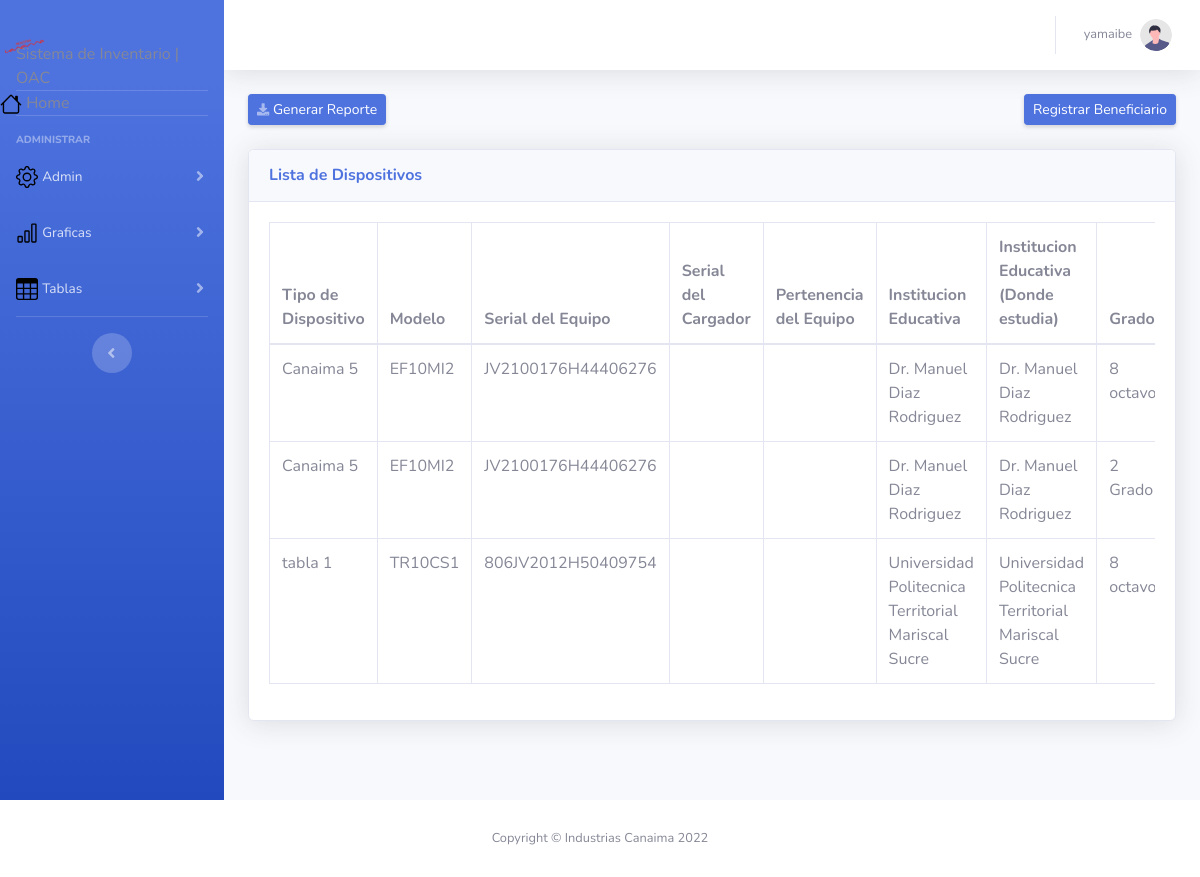
Page /verificador.php (signed in) on the committed database.
### tables this page shows
CREATE TABLE IF NOT EXISTS `datos_del_dispotivo` (
  `id_datos_del_dispositivo` int(11) NOT NULL AUTO_INCREMENT,
  `id_tipo_de_dispositivo` int(11) NOT NULL,
  `serial_equipo` varchar(60) NOT NULL,
  `serial_de_migracion` varchar(60) NOT NULL,
  `serial_de_cargador` varchar(60) NOT NULL,
  `serial_de_cargador_salida` varchar(60) NOT NULL,
  `pertenencia_del_equipo` varchar(60) NOT NULL,
  `institucion_educativa` varchar(60) NOT NULL,
  `institucion_donde_estudia` varchar(60) NOT NULL,
  `fecha_de_recepcion` date NOT NULL,
  `estado_recepcion_equipo` int(11) NOT NULL,
  `fecha_de_entrega` int(10) NOT NULL,
  `responsable` varchar(60) NOT NULL,
  `observaciones` varchar(150) NOT NULL,
  `equipo_reincidio` varchar(150) NOT NULL,
  `id_roles` int(11) NOT NULL,
  `id_origen` int(11) NOT NULL,
  `id_grado` int(11) NOT NULL,
  `id_estatus` int(11) NOT NULL,
  `id_motivo` int(11) NOT NULL,
  `id_datos_del_beneficiario` int(11) NOT NULL,
  PRIMARY KEY (`id_datos_del_dispositivo`),
  KEY `id_origen` (`id_origen`),
  KEY `id_grado` (`id_grado`),
  KEY `id_roles` (`id_roles`),
  KEY `id_tipo_de_dispositivo` (`id_tipo_de_dispositivo`),
  KEY `id_estatus` (`id_estatus`),
  KEY `id_motivo` (`id_motivo`),
  KEY `estado_recepcion_equipo` (`estado_recepcion_equipo`),
  CONSTRAINT `datos_del_dispotivo_ibfk_10` FOREIGN KEY (`estado_recepcion_equipo`) REFERENCES `tipo_estado` (`id`),
  CONSTRAINT `datos_del_dispotivo_ibfk_2` FOREIGN KEY (`id_roles`) REFERENCES `roles` (`id_roles`),
  CONSTRAINT `datos_del_dispotivo_ibfk_4` FOREIGN KEY (`id_origen`) REFERENCES `origen` (`id_origen`) ON DELETE CASCADE ON UPDATE CASCADE,
  CONSTRAINT `datos_del_dispotivo_ibfk_5` FOREIGN KEY (`id_grado`) REFERENCES `grado` (`id_grado`) ON DELETE CASCADE ON UPDATE CASCADE,
  CONSTRAINT `datos_del_dispotivo_ibfk_7` FOREIGN KEY (`id_tipo_de_dispositivo`) REFERENCES `tipo_de_equipo` (`id_tipo_de_equipo`) ON DELETE CASCADE ON UPDATE CASCADE,
  CONSTRAINT `datos_del_dispotivo_ibfk_8` FOREIGN KEY (`id_estatus`) REFERENCES `estatus` (`id_estatus`),
  CONSTRAINT `datos_del_dispotivo_ibfk_9` FOREIGN KEY (`id_motivo`) REFERENCES `motivo` (`id_motivo`)
);

CREATE TABLE IF NOT EXISTS `tipo_de_equipo` (
  `id_tipo_de_equipo` int(11) NOT NULL AUTO_INCREMENT,
  `nombre` varchar(20) NOT NULL,
  `modelo` varchar(30) NOT NULL,
  `estado` varchar(60) NOT NULL,
  `cant_act` int(11) NOT NULL,
  `stock` int(11) NOT NULL,
  PRIMARY KEY (`id_tipo_de_equipo`)
);

CREATE TABLE IF NOT EXISTS `grado` (
  `id_grado` int(11) NOT NULL AUTO_INCREMENT,
  `grado` varchar(60) NOT NULL,
  PRIMARY KEY (`id_grado`)
);

### modalDeRegistroDis.php (the view, shortened to what this page needs)
</div>

### content/verificador-view.php (shortened to what this page needs)
    <div class="container-fluid">
        <div class="d-sm-flex align-items-center justify-content-between mb-4">
            <a href="#" class="d-none d-sm-inline-block btn btn-sm btn-primary shadow-sm"><i class="fas fa-download fa-sm text-white-50"></i> Generar Reporte</a>
            <a href="#" class="d-none d-sm-inline-block btn btn-sm btn-primary shadow-sm" data-toggle="modal" data-target="#modalDispo"> Registrar Beneficiario</a>
        </div>
        <div class="card shadow mb-4">
            <div class="card-header py-3">
                <h6 class="m-0 font-weight-bold text-primary">Lista de Dispositivos</h6>
            </div>
            <div class="card-body">
                <div class="table-responsive">
                    <table class="table table-bordered" id="dataTable2" width="100%" cellspacing="0">
                        <thead>
                            <tr>
                                <th>Tipo de Dispositivo</th>
                                <th>Modelo</th>
                                <th>Serial del Equipo</th>
                                <th>Serial del Cargador</th>
                                <th>Pertenencia del Equipo</th>
                                <th>Institucion Educativa</th>
                                <th>Institucion Educativa (Donde estudia)</th>
                                <th>Grado</th>
                            </tr>
                        </thead>
                        <tbody>
                            <?php
                            while ($row8 = $resultado8->fetch_assoc()) {
                            ?>
                                <tr>
                                    <td><?php echo $row8['nombre']; ?></td>
                                    <td><?php echo $row8['modelo']; ?></td>
                                    <td><?php echo $row8['serial_equipo']; ?></td>
                                    <td><?php echo $row8['serial_de_cargador']; ?></td>
                                    <td><?php echo $row8['pertenencia_del_equipo']; ?></td>
                                    <td><?php echo $row8['institucion_educativa']; ?></td>
                                    <td><?php echo $row8['institucion_donde_estudia']; ?></td>
                                    <td><?php echo $row8['grado']; ?></td>
                                </tr>
                            <?php
                            };
                            ?>
                        </tbody>
                    </table>
                </div>
            </div>
        </div>
    </div>
</div>

### rows in the picture
datos_del_dispotivo: id_tipo_de_dispositivo.nombre "Canaima 5", id_tipo_de_dispositivo.modelo "EF10MI2", serial_equipo "JV2100176H44406276", institucion_educativa "Dr. Manuel Diaz Rodriguez", institucion_donde_estudia "Dr. Manuel Diaz Rodriguez", id_grado.grado "8 octavo"
datos_del_dispotivo: id_tipo_de_dispositivo.nombre "Canaima 5", id_tipo_de_dispositivo.modelo "EF10MI2", serial_equipo "JV2100176H44406276", institucion_educativa "Dr. Manuel Diaz Rodriguez", institucion_donde_estudia "Dr. Manuel Diaz Rodriguez", id_grado.grado "2 Grado"
datos_del_dispotivo: id_tipo_de_dispositivo.nombre "tabla 1", id_tipo_de_dispositivo.modelo "TR10CS1", serial_equipo "806JV2012H50409754", institucion_educativa "Universidad Politecnica Territorial Mariscal Sucre", institucion_donde_estudia "Universidad Politecnica Territorial Mariscal Sucre", id_grado.grado "8 octavo"

### other values in the picture
company "Sistema de Inventario | OAC"
$usuario "yamaibe"
